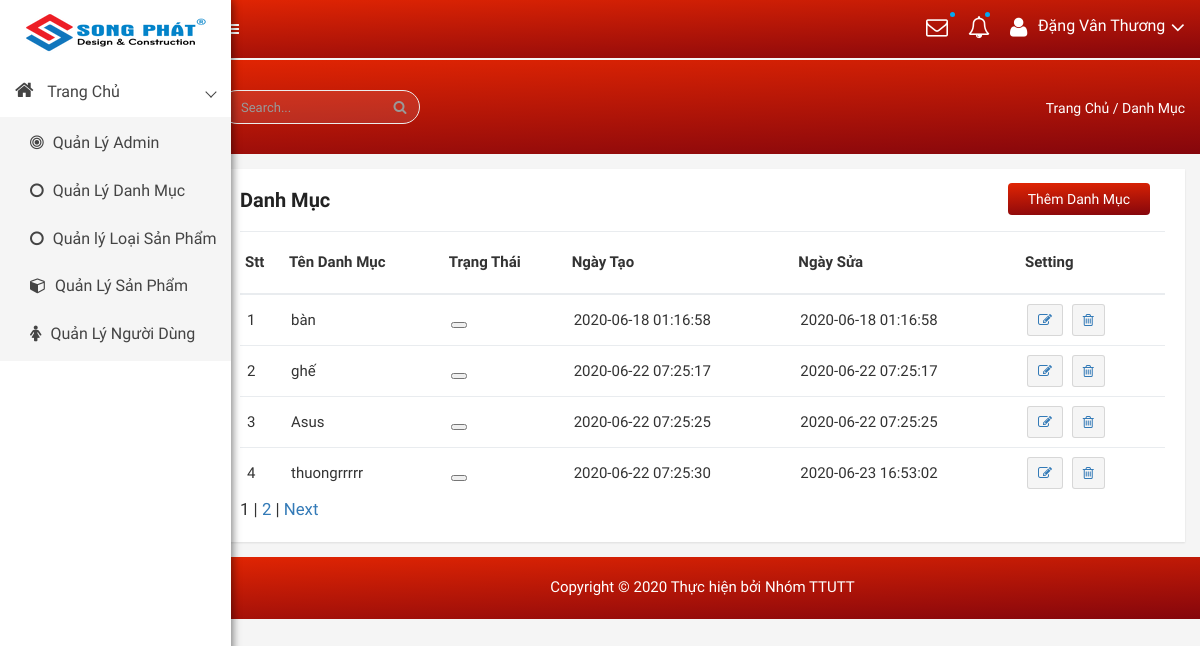
Before: /admin/modules/category/index.php with the older database file.
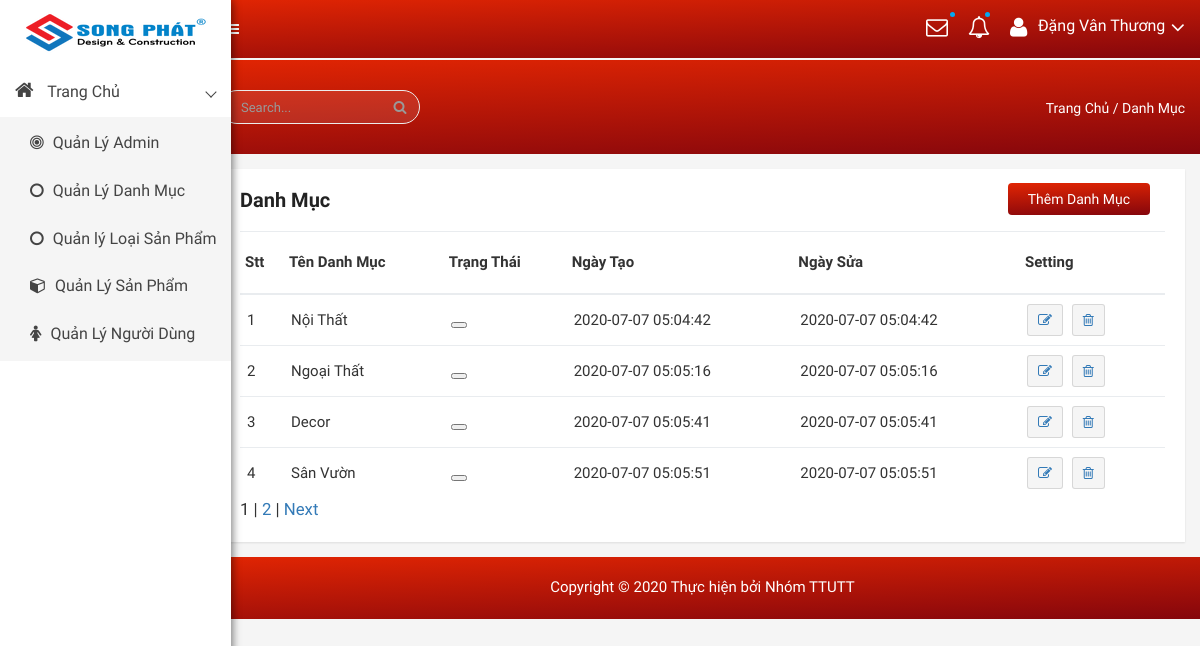
After: the same page with the newer database file.
### tables this page shows
CREATE TABLE `category` (
  `id` int(11) NOT NULL,
  `name` varchar(100) DEFAULT NULL,
  `slug` varchar(100) DEFAULT NULL,
  `images` varchar(100) DEFAULT NULL,
  `banner` varchar(100) DEFAULT NULL,
  `home` tinyint(100) DEFAULT 0,
  `status` tinyint(4) DEFAULT 0,
  `created_at` timestamp NOT NULL DEFAULT current_timestamp(),
  `updated` timestamp NOT NULL DEFAULT current_timestamp() ON UPDATE current_timestamp()
);

### libraries/Database.php (called while the page is built, shortened)
<?php
class DataProvider
{
	public static function ExecuteQuery($sql)
	{
		try{
			$connection = mysqli_connect("localhost","root","", "webnoithat");
			mysqli_query($connection, "set names 'utf8'");
			$result = mysqli_query($connection, $sql);
			return $result;
		}catch(Exception $ex)
		{
			return null;
		}
    }
}
?>

### admin/modules/category/index.php (the view, shortened to what this page needs)
<?php require_once __DIR__ . "/../../layouts/header.php" ?>
<?php
$sotin1trang = 4;
if( isset($_GET["trang"]) ){
	$trang = $_GET["trang"];
	settype($trang, "int");
}else{
	$trang = 1;
}
?>
<div class="product-status mg-tb-15">
   <div class="container-fluid">
      <div class="row">
         <div class="col-lg-12 col-md-12 col-sm-12 col-xs-12">
            <div class="product-status-wrap">
               <h4>Danh Mục</h4>
               <div class="add-product">
                  <a href="add.php">Thêm Danh Mục</a>
               </div>
               <table>
                  <tr>
                     <th>Stt</th>
                     <th>Tên Danh Mục</th>
                     <th>Trạng Thái</th>
                     <th>Ngày Tạo</th>
                     <th>Ngày Sửa</th>
                     <th>Setting</th>
                  </tr>
                  <?php
                  try {
                     $from = ($trang -1 ) * $sotin1trang;
                     $sql = "SELECT id, name, home, status, created_at,updated FROM `category` LIMIT $from, $sotin1trang";
                     $result = DataProvider::ExecuteQuery($sql);
                     $stt = 0;
                     while ($row = mysqli_fetch_array($result)) {
                        $stt++;
                        $chuoi = <<< EOD
                             <tr>
                             <td>$stt</td>
                             <td> {$row['name']} </td>
                             <td>
                                 <button class={"pd-setting"} ></button>
                             </td>
                             <td>{$row['created_at']}</td>
                             <td>{$row['updated']}</td>
                             <td>
                                 <a href="edit.php?id= {$row['id']} "> <button data-toggle="tooltip" title="Edit" class="pd-setting-ed"><i class="fa fa-pencil-square-o" aria-hidden="true"></i></button></a>
                                 <a href="delete.php?id= {$row['id']} "> <button data-toggle="tooltip" title="Trash" class="pd-setting-ed"><i class="fa fa-trash-o" aria-hidden="true"> </i> </button> </a>
                             </td>
                         </tr>
                         EOD;
                        echo $chuoi;
                     }
                  } catch (Exception $ex) {
                     echo "Không thể mở CSDL";
                  }
                  ?>
               </table>
               <div id="phantrangcategory">
             <?php
             $x = "SELECT id FROM `category`";
             $kq = DataProvider::ExecuteQuery($x);
             $tongsotin = mysqli_num_rows($kq);
             $sotrang = ceil($tongsotin / $sotin1trang);
               for ($i = 1; $i <= $sotrang; $i++){
               if ($i == $trang){
               echo '<span>'.$i.'</span> | ';
               }
               else{
               echo '<a href="index.php?trang='.$i.'">'.$i.'</a> | ';
               }
               }
               if ($trang < $sotrang && $sotrang > 1){
               echo '<a href="index.php?trang='.($trang+1).'">Next</a>  ';
               }
          ?>
</div>
            </div>
         </div>
      </div>
   </div>
</div>
<?php require_once __DIR__ . "/../../layouts/footer.php" ?>

### admin/layouts/header.php (shortened to what this page needs)
<!doctype html>
<html class="no-js" lang="en">
<head>
    <link rel="stylesheet" href="/DoAnWeb2020/public/admin/css/bootstrap.min.css">
    <link rel="stylesheet" href="/DoAnWeb2020/public/admin/css/font-awesome.min.css">
    <link rel="stylesheet" href="/DoAnWeb2020/public/admin/css/owl.carousel.css">
    <link rel="stylesheet" href="/DoAnWeb2020/public/admin/css/owl.theme.css">
    <link rel="stylesheet" href="/DoAnWeb2020/public/admin/css/owl.transitions.css">
    <link rel="stylesheet" href="/DoAnWeb2020/public/admin/css/animate.css">
    <link rel="stylesheet" href="/DoAnWeb2020/public/admin/css/normalize.css">
    <link rel="stylesheet" href="/DoAnWeb2020/public/admin/css/meanmenu.min.css">
    <link rel="stylesheet" href="/DoAnWeb2020/public/admin/css/main.css">
    <link rel="stylesheet" href="/DoAnWeb2020/public/admin/css/morrisjs/morris.css">
    <link rel="stylesheet" href="/DoAnWeb2020/public/admin/css/scrollbar/jquery.mCustomScrollbar.min.css">
    <link rel="stylesheet" href="/DoAnWeb2020/public/admin/css/metisMenu/metisMenu.min.css">
    <link rel="stylesheet" href="/DoAnWeb2020/public/admin/css/metisMenu/metisMenu-vertical.css">
    <link rel="stylesheet" href="/DoAnWeb2020/public/admin/css/calendar/fullcalendar.min.css">
    <link rel="stylesheet" href="/DoAnWeb2020/public/admin/css/calendar/fullcalendar.print.min.css">
    <link rel="stylesheet" href="/DoAnWeb2020/public/admin/style.css">
    <link rel="stylesheet" href="/DoAnWeb2020/public/admin/css/responsive.css">
</head>
<body>
    <div class="left-sidebar-pro">
        <nav id="sidebar" class="">
            <div class="sidebar-header">
                <a href="/DoAnWeb2020/admin/modules"><img class="main-logo" src="/DoAnWeb2020/public/admin/img/logo/logosongphat.png" alt="poto" /></a>
            </div>
            <div class="left-custom-menu-adp-wrap comment-scrollbar">
                <nav class="sidebar-nav left-sidebar-menu-pro">
                    <ul class="metismenu" id="menu1">
                        <li class="active">
                            <a class="has-arrow" href="/DoAnWeb2020/admin/modules">
								   <i class="fa big-icon fa-home icon-wrap"></i>
								   <span class="mini-click-non">Trang Chủ</span>
							</a>
                            <ul class="submenu-angle" aria-expanded="true">
                                <li><a title="Dashboard v.1" href="/DoAnWeb2020/admin/modules/admins"><i class="fa fa-bullseye sub-icon-mg" aria-hidden="true"></i> <span class="mini-sub-pro">Quản Lý Admin</span></a></li>
                                <li><a title="Dashboard v.2" href="/DoAnWeb2020/admin/modules/category"><i class="fa fa-circle-o sub-icon-mg" aria-hidden="true"></i> <span class="mini-sub-pro">Quản Lý Danh Mục</span></a></li>
                                <li><a title="Dashboard v.4" href="/DoAnWeb2020/admin/modules/type"><i class="fa fa-circle-o sub-icon-mg" aria-hidden="true"></i> <span class="mini-sub-pro">Quản lý Loại Sản Phẩm</span></a></li>
                                <li><a title="Dashboard v.3" href="/DoAnWeb2020/admin/modules/product"><i class="fa fa-cube sub-icon-mg" aria-hidden="true"></i> <span class="mini-sub-pro">Quản Lý Sản Phẩm</span></a></li>
                                <li><a title="Product List" href="/DoAnWeb2020/admin/modules/users"><i class="fa fa-female sub-icon-mg" aria-hidden="true"></i> <span class="mini-sub-pro">Quản Lý Người Dùng</span></a></li>
                            </ul>
                        </li>
                    </ul>
                </nav>
            </div>
        </nav>
    </div>
    <div class="all-content-wrapper">
        <div class="container-fluid">
            <div class="row">
                <div class="col-lg-12 col-md-12 col-sm-12 col-xs-12">
                    <div class="logo-pro">
                        <a href="index.html"><img class="main-logo" src="/DoAnWeb2020/public/admin/img/logo/logosongphat.png" alt="" /></a>
                    </div>
                </div>
            </div>
        </div>
        <div class="header-advance-area">
            <div class="header-top-area">
                <div class="container-fluid">
                    <div class="row">
                        <div class="col-lg-12 col-md-12 col-sm-12 col-xs-12">
                            <div class="header-top-wraper">
                                <div class="row">
                                    <div class="col-lg-1 col-md-0 col-sm-1 col-xs-12">
                                        <div class="menu-switcher-pro">
                                            <button type="button" id="sidebarCollapse" class="btn bar-button-pro header-drl-controller-btn btn-info navbar-btn">
													<i class="fa fa-bars"></i>
												</button>
                                        </div>
                                    </div>
                                    <div class="col-lg-6 col-md-7 col-sm-6 col-xs-12">
                                        <div class="header-top-menu tabl-d-n">
                                            <ul class="nav navbar-nav mai-top-nav">
                                                <li class="nav-item"><a href="#" class="nav-link"></a>
                                                </li>
                                                <li class="nav-item"><a href="#" class="nav-link"></a>
                                                </li>
                                                <li class="nav-item"><a href="#" class="nav-link"></a>
                                                </li>
                                                <li class="nav-item"><a href="#" class="nav-link"></a>
                                                </li>
                                            </ul>
                                        </div>
                                    </div>
                                    <div class="col-lg-5 col-md-5 col-sm-12 col-xs-12">
                                        <div class="header-right-info">
                                            <ul class="nav navbar-nav mai-top-nav header-right-menu">
                                                <li class="nav-item dropdown">
                                                    <a href="#" data-toggle="dropdown" role="button" aria-expanded="false" class="nav-link dropdown-toggle"><i class="fa fa-envelope-o adminpro-chat-pro" aria-hidden="true"></i><span class="indicator-ms"></span></a>
                                                </li>
                                                <li class="nav-item"><a href="#" data-toggle="dropdown" role="button" aria-expanded="false" class="nav-link dropdown-toggle"><i class="fa fa-bell-o" aria-hidden="true"></i><span class="indicator-nt"></span></a>
                                                </li>
                                                <li class="nav-item">
                                                    <a href="#" data-toggle="dropdown" role="button" aria-expanded="false" class="nav-link dropdown-toggle">
															<i class="fa fa-user adminpro-user-rounded header-riht-inf" aria-hidden="true"></i>
															<span class="admin-name">Đặng Vân Thương </span>
															<i class="fa fa-angle-down adminpro-icon adminpro-down-arrow"></i>
														</a>
                                                </li>
                                            </ul>
                                        </div>
                                    </div>
                                </div>
                            </div>
                        </div>
                    </div>
                </div>
            </div>
            <div class="breadcome-area">
                <div class="container-fluid">
                    <div class="row">
                        <div class="col-lg-12 col-md-12 col-sm-12 col-xs-12">
                            <div class="breadcome-list single-page-breadcome">
                                <div class="row">
                                    <div class="col-lg-6 col-md-6 col-sm-6 col-xs-6">
                                        <div class="breadcome-heading">
                                            <form role="search" class="">
                                                <input type="text" placeholder="Search..." class="form-control">
                                                <a href=""><i class="fa fa-search"></i></a>
                                            </form>
                                        </div>
                                    </div>
                                    <div class="col-lg-6 col-md-6 col-sm-6 col-xs-6">
                                        <ul class="breadcome-menu">
                                            <li><a href="#">Trang Chủ</a> <span class="bread-slash">/</span>
                                            </li>
                                            <li><span class="bread-blod">Danh Mục</span>
                                            </li>
                                        </ul>
                                    </div>
                                </div>
                            </div>
                        </div>
                    </div>
                </div>
            </div>
        </div>
</html>

### admin/layouts/footer.php (shortened to what this page needs)
<div class="footer-copyright-area">
            <div class="container-fluid">
                <div class="row">
                    <div class="col-lg-12">
                        <div class="footer-copy-right">
                            <p>Copyright &copy; 2020 <a href="#">Thực hiện bởi</a> Nhóm TTUTT</p>
                        </div>
                    </div>
                </div>
            </div>
        </div>
</body>
</html>

### public/admin/css/main.css (style rules this page uses)
html { color: #222; font-size: 1em; line-height: 1.4; }
audio, canvas, iframe, img, svg, video { vertical-align: middle; }

### public/admin/css/metisMenu/metisMenu-vertical.css (style rules this page uses)
.sidebar-nav { background: #fff; }
.sidebar-nav ul { padding: 0; margin: 0; list-style: none; background: #f5f5f5; }
.sidebar-nav .metismenu { background: #fff; display: -webkit-box; display: -ms-flexbox; display: flex; -webkit-box-orient: vertical; -webkit-box-direction: normal; -ms-flex-direction: column; flex-direction: column; }
.sidebar-nav .metismenu li + li { margin-top: 5px; }
.sidebar-nav .metismenu li:first-child { margin-top: 5px; }
.sidebar-nav .metismenu li:last-child { margin-bottom: 5px; }
.sidebar-nav .metismenu > li { display: -webkit-box; display: -ms-flexbox; display: flex; -webkit-box-orient: vertical; -webkit-box-direction: normal; -ms-flex-direction: column; flex-direction: column; position: relative; }
.sidebar-nav .metismenu a { position: relative; display: block; padding: 13px 15px; color: #444; outline-width: 0; transition: all .3s ease-out; font-size:16px; }
.sidebar-nav .metismenu ul a { padding: 10px 15px 10px 30px; }
.sidebar-nav .metismenu li .icon-wrap { margin-right:10px; font-size:20px; }
.sidebar-nav .metismenu li .sub-icon-mg { margin-right:5px; font-size:16px; }

### admin/modules/category/index.php (style rules this page uses)
#phantrangcategory { font-size:larger; }

Changed rows visible on the page:
removed category: name "bàn", created_at "2020-06-18 01:16:58", updated "2020-06-18 01:16:58"
removed category: name "ghế", created_at "2020-06-22 07:25:17", updated "2020-06-22 07:25:17"
removed category: name "Asus", created_at "2020-06-22 07:25:25", updated "2020-06-22 07:25:25"
removed category: name "thuongrrrrr", created_at "2020-06-22 07:25:30", updated "2020-06-23 16:53:02"
added category: name "Nội Thất", created_at "2020-07-07 05:04:42", updated "2020-07-07 05:04:42"
added category: name "Ngoại Thất", created_at "2020-07-07 05:05:16", updated "2020-07-07 05:05:16"
added category: name "Decor", created_at "2020-07-07 05:05:41", updated "2020-07-07 05:05:41"
added category: name "Sân Vườn", created_at "2020-07-07 05:05:51", updated "2020-07-07 05:05:51"
